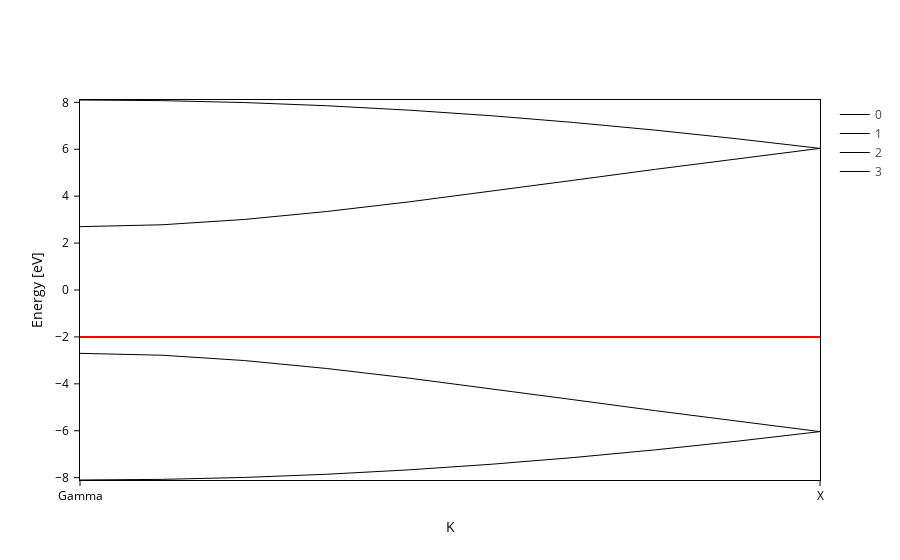

The notebook cell saved with this chart:
### Code cell
band_struct.plot(backend="plotly_myown")

### Figure 1 — Plotly figure (JSON) as saved in the notebook; plotly's stock layout.template omitted (floating-point values rounded to 4 significant figures)
{"data": [{"hoverinfo": "name", "hovertemplate": "%{y:.2f} eV", "line": {"color": "black", "width": 1.0}, "mode": "lines", "name": "0", "opacity": 1, "type": "scatter", "uid": "db586a38-b5ed-44c2-aee9-006481e85cf3", "x": [0.0, 0.08194, 0.1639, 0.2458, 0.3278, 0.4097, 0.4916, 0.5736, 0.6555, 0.7375], "y": [-8.1, -8.073, -7.991, -7.855, -7.667, -7.429, -7.144, -6.813, -6.443, -6.037]}, {"hoverinfo": "name", "hovertemplate": "%{y:.2f} eV", "line": {"color": "black", "width": 1.0}, "mode": "lines", "name": "1", "opacity": 1, "type": "scatter", "uid": "63bed5d3-08d8-4cca-8d1f-9f957dbae087", "x": [0.0, 0.08194, 0.1639, 0.2458, 0.3278, 0.4097, 0.4916, 0.5736, 0.6555, 0.7375], "y": [-2.7, -2.781, -3.008, -3.346, -3.757, -4.208, -4.677, -5.146, -5.602, -6.037]}, {"hoverinfo": "name", "hovertemplate": "%{y:.2f} eV", "line": {"color": "black", "width": 1.0}, "mode": "lines", "name": "2", "opacity": 1, "type": "scatter", "uid": "503f2cae-2b12-4195-b85d-010dfa9e58e7", "x": [0.0, 0.08194, 0.1639, 0.2458, 0.3278, 0.4097, 0.4916, 0.5736, 0.6555, 0.7375], "y": [2.7, 2.781, 3.008, 3.346, 3.757, 4.208, 4.677, 5.146, 5.602, 6.037]}, {"hoverinfo": "name", "hovertemplate": "%{y:.2f} eV", "line": {"color": "black", "width": 1.0}, "mode": "lines", "name": "3", "opacity": 1, "type": "scatter", "uid": "095f5065-d59e-4e84-bafd-f28766f00e68", "x": [0.0, 0.08194, 0.1639, 0.2458, 0.3278, 0.4097, 0.4916, 0.5736, 0.6555, 0.7375], "y": [8.1, 8.073, 7.991, 7.855, 7.667, 7.429, 7.144, 6.813, 6.443, 6.037]}], "layout": {"shapes": [{"line": {"color": "red"}, "type": "line", "x0": 0, "x1": 1, "xref": "x domain", "y0": -2, "y1": -2, "yref": "y"}], "xaxis": {"mirror": true, "range": [0.0, 0.7375], "showgrid": true, "ticktext": ["Gamma", "X"], "tickvals": [0.0, 0.7375], "title": {"text": "K"}}, "yaxis": {"mirror": true, "range": [-8.1, 8.1], "title": {"text": "Energy [eV]"}}}}
